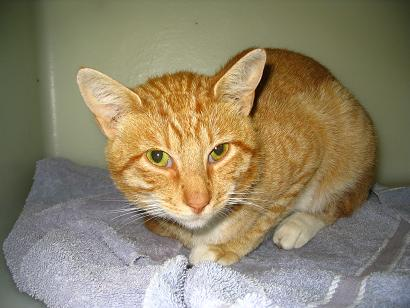
#> input picture TensorFlow2/080263/chap11/data/pets/119.jpg, 410 x 308 px
$ python -i fft2d.py   (imports and definitions only)   (Python 2 division)
#> lines starting #> are read from the running program, lines starting #| are printed output that depends on the picture
import numpy as np, cv2
from Common.dft2d import exp

# [25 lines left out: functions zeropadding, butterfly, pairing, not called in this run]

def fft(g):
    return pairing(g, len(g), 1)

def ifft(g):
    fft = pairing(g, len(g), -1)
    return [v / len(g) for v in fft]

# [10 lines left out: functions fft2, ifft2, not called in this run]

def calc_spectrum(complex):
    if complex.ndim == 2: dst = abs(complex)                   # sqrt(re^2 + im^2) 계산해줌
    else: dst = cv2.magnitude(complex[:,:,0], complex[:,:,1])
    dst = 20*np.log(dst+1)
    return cv2.convertScaleAbs(dst)

def fftshift(img):
    dst = np.zeros(img.shape, img.dtype)
    h, w = dst.shape[:2]
    cy, cx = h // 2, w // 2                     # 나누기 하며 소수점 절삭
    dst[h-cy:, w-cx:] = np.copy(img[0:cy , 0:cx ])      # 1사분면 -> 3사분면
    dst[0:cy , 0:cx ] = np.copy(img[h-cy:, w-cx:])      # 3사분면 -> 1사분면
    dst[0:cy , w-cx:] = np.copy(img[h-cy:, 0:cx ])      # 2사분면 -> 4사분면
    dst[h-cy:, 0:cx ] = np.copy(img[0:cy , w-cx:])      # 4사분면 -> 2사분면
    return dst

def FFT(image, mode = 2):
    if mode == 1: dft = fft2(image)
    elif mode==2: dft = np.fft.fft2(image)
    elif mode==3: dft = cv2.dft(np.float32(image), flags=cv2.DFT_COMPLEX_OUTPUT)
    dft = fftshift(dft)                              # 셔플링
    spectrum = calc_spectrum(dft)               # 주파수 스펙트럼 영상
    return dft, spectrum

# [8 lines left out: function IFFT, not called in this run]

>>> import cv2
>>> picture = cv2.imread('../../../TensorFlow2/080263/chap11/data/pets/119.jpg', cv2.IMREAD_GRAYSCALE)
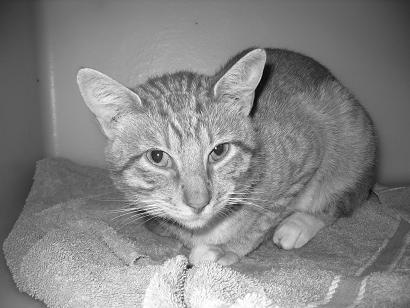
#> picture: shape (308, 410); min 0, max 255, mean 132.6
>>> result = FFT(picture)
#> in calc_spectrum, `dst = 20*np.log(dst+1)`:
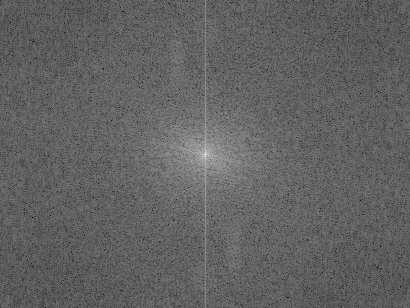
#> dst: shape (308, 410) float64; min 54.28, max 332.7, mean 161.6; drawn with min black and max white
#> in calc_spectrum, `return cv2.convertScaleAbs(dst)`:
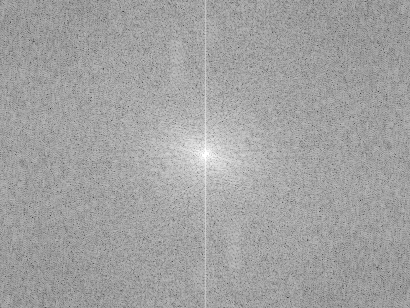
#> returned value: shape (308, 410); min 54, max 255, mean 161.6

$ run again, on TensorFlow2/080263/chap11/data/pets/125.jpg
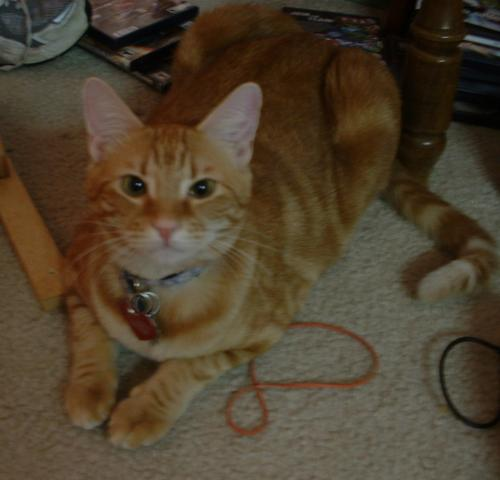
#> input picture TensorFlow2/080263/chap11/data/pets/125.jpg, 500 x 480 px
#> in calc_spectrum, `dst = 20*np.log(dst+1)`:
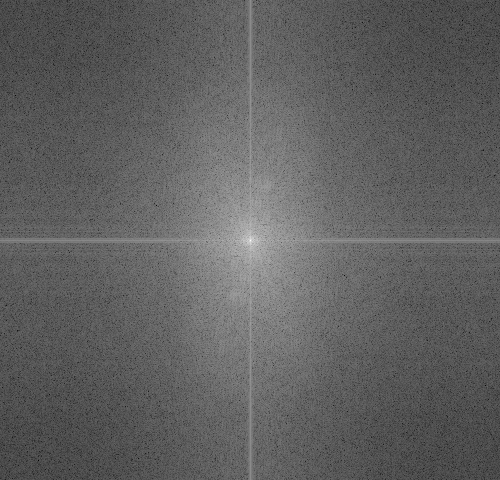
#> dst: shape (480, 500) float64; min 3.72, max 331.7, mean 127.9; drawn with min black and max white
#> in calc_spectrum, `return cv2.convertScaleAbs(dst)`:
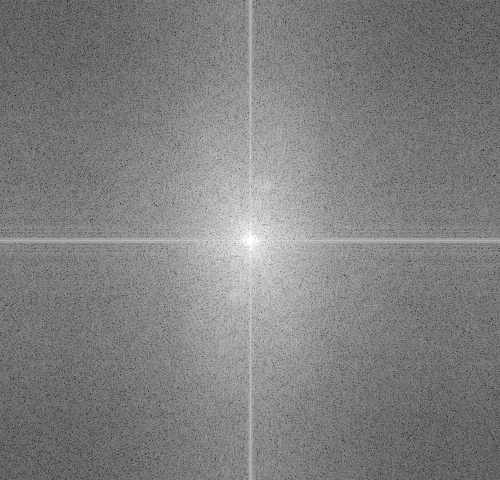
#> returned value: shape (480, 500); min 4, max 255, mean 127.9

$ run again, on TensorFlow2/080263/chap11/data/pets/247.jpg
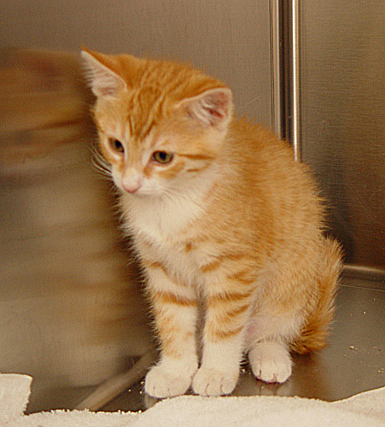
#> input picture TensorFlow2/080263/chap11/data/pets/247.jpg, 385 x 427 px
#> in calc_spectrum, `dst = 20*np.log(dst+1)`:
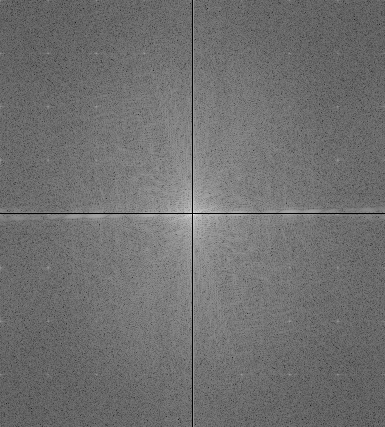
#> dst: shape (427, 385) float64; min 0, max 336, mean 148; drawn with min black and max white
#> in calc_spectrum, `return cv2.convertScaleAbs(dst)`:
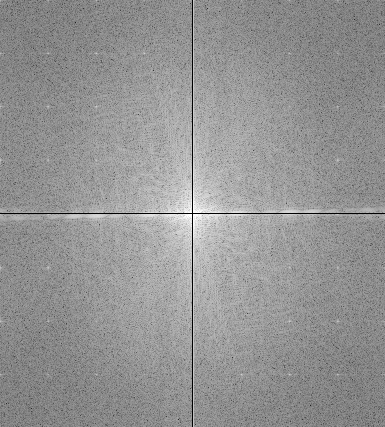
#> returned value: shape (427, 385); min 0, max 255, mean 147.9

$ run again, on TensorFlow2/080263/chap11/data/pets/6591.jpg
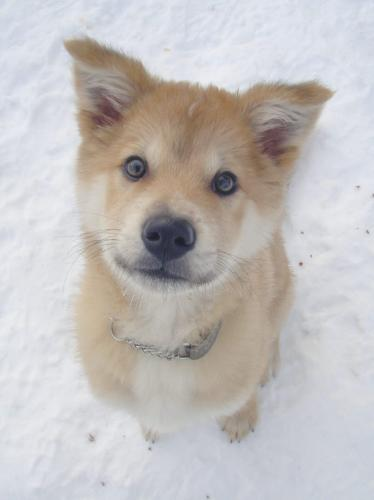
#> input picture TensorFlow2/080263/chap11/data/pets/6591.jpg, 374 x 500 px
#> in calc_spectrum, `dst = 20*np.log(dst+1)`:
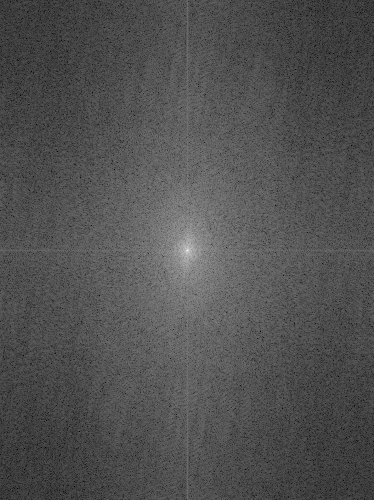
#> dst: shape (500, 374) float64; min 24.27, max 347.8, mean 127.7; drawn with min black and max white
#> in calc_spectrum, `return cv2.convertScaleAbs(dst)`:
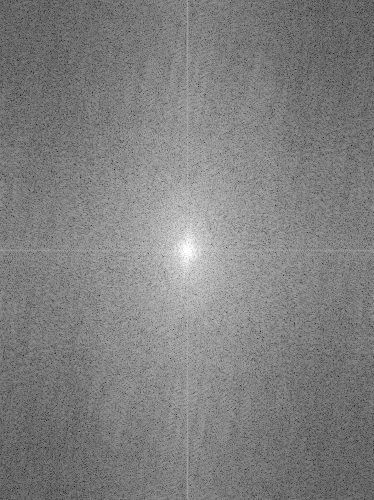
#> returned value: shape (500, 374); min 24, max 255, mean 127.7
